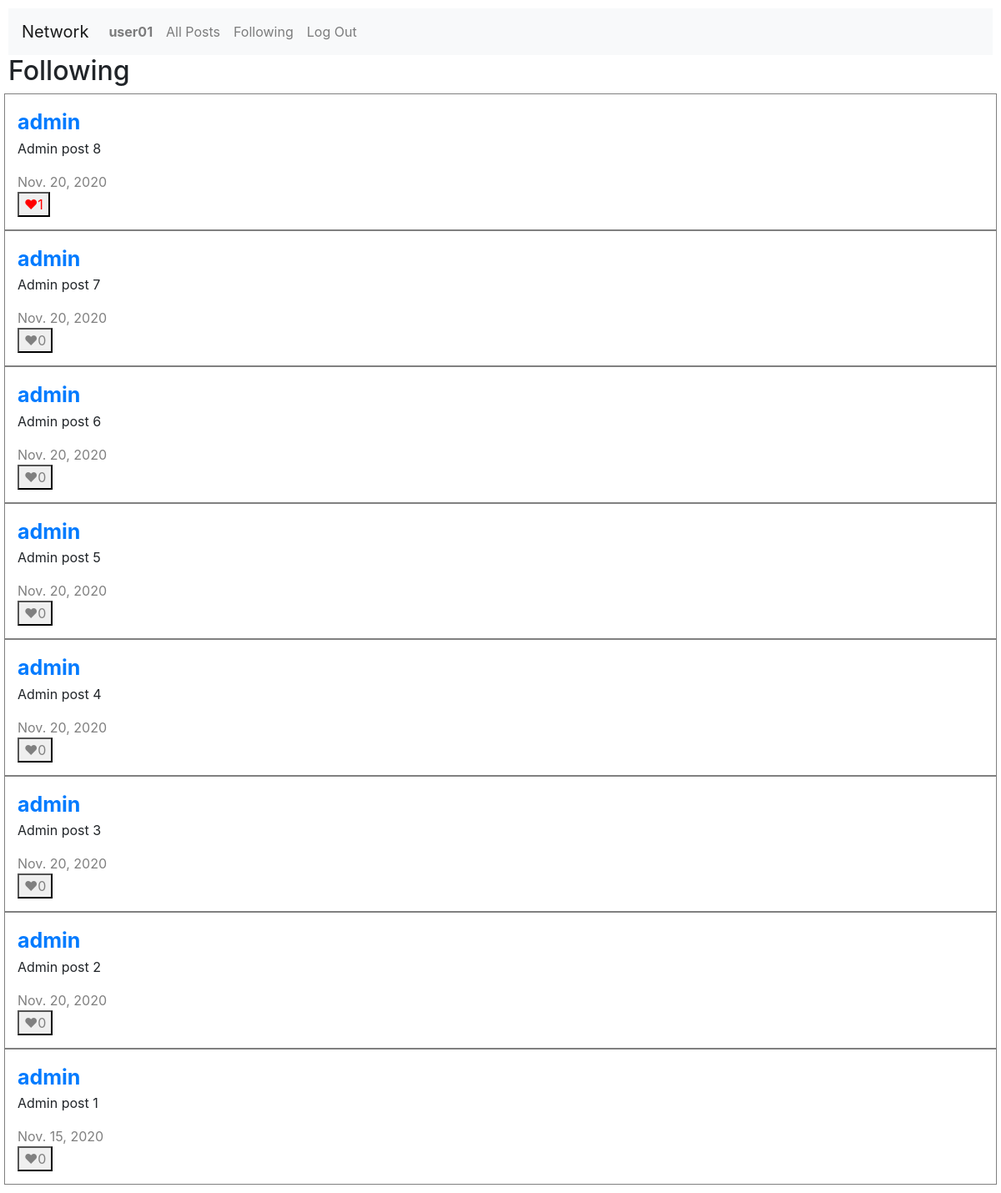
Page /following (signed in) on the committed database.
### network/models.py (models this page shows)
class User(AbstractUser):
    pass

class Post(models.Model):
    user = models.ForeignKey(User, on_delete=models.CASCADE, related_name="user")
    postBody = models.CharField(max_length=150)
    date = models.DateField()
    likes = models.IntegerField()

### network/views.py (the view)
# urls.py: path("following", views.following, name="following"),
def following(request):
    followed_users = Follow.objects.filter(follower=request.user).values()
    all_posts = Post.objects.all().values()
    original_posts = []
    for p in all_posts:
        for f in followed_users:
            if p["user_id"] == f["followed_id"]:
                original_posts.append(p)
    if not original_posts:
        return render(request,"network/following.html")
    else:
        ready_posts = setupPosts(original_posts, request.user)
        page = request.GET.get("page", 1)
        paginator = Paginator(ready_posts, 10)
        posts = paginator.page(page)
        return render(request,"network/following.html", {"posts": posts})

### network/views.py (called while the page is built)
def setupPosts(original_posts, user):
    posts = []
    for p in original_posts:
        ready_post = {}
        ready_post["id"] = p["id"]
        ready_post["user_id"] = p["user_id"]
        ready_post["user"] = User.objects.get(id=p["user_id"])
        ready_post["postBody"] = p["postBody"]
        ready_post["date"] = p["date"]
        ready_post["likes"] = p["likes"]
        print(user)
        if (user.id != None):
            if (Like.objects.filter(post=p["id"], liker=user)):
                ready_post["liker"] = "yes"
            else:
                ready_post["liker"] = "no"
        posts.append(ready_post)
    posts.reverse()
    return(posts)

### network/templates/network/following.html (shortened to what this page needs)
{% extends "network/layout.html" %}
{% block body %}
    <h2>Following</h2>
    <div class="form-row">
        {% for post in posts %}
        <div id="post" class="col-md-12 col-lg-12">
            <a id="post_user" href="{% url 'profile' target_user=post.user_id %}"><b>{{ post.user }}</b></a>
            <p id="post_text">{{ post.postBody }}</p>
            <p class="post_date">{{ post.date }}</p>
            {% if post.liker == "no" %}
                <button id="likeButton{{ post.id }}" class="post_likes" onclick="toggleLikes('{{ post.id }}')">❤{{ post.likes }}</button>
            {% else %}
                <button id="likeButton{{ post.id }}" style="color:red" class="post_likes" onclick="toggleLikes('{{ post.id }}')">❤{{ post.likes }}</button>
            {% endif %}
            <br>
        </div>
        {% endfor %}
    </div>
{% endblock %}

### network/templates/network/layout.html (shortened to what this page needs)
{% load static %}
<!DOCTYPE html>
<html lang="en">
    <head>
        <link rel="stylesheet" href="https://stackpath.bootstrapcdn.com/bootstrap/4.4.1/css/bootstrap.min.css">
        <link href="{% static 'network/styles.css' %}" rel="stylesheet">
    </head>
    <body>
        <nav class="navbar navbar-expand-lg navbar-light bg-light">
            <a class="navbar-brand" href="#">Network</a>
            <div>
              <ul class="navbar-nav mr-auto">
                {% if user.is_authenticated %}
                    <li class="nav-item">
                        <a class="nav-link" href="{% url 'profile' target_user=user.id %}"><strong>{{ user.username }}</strong></a>
                    </li>
                {% endif %}
                <li class="nav-item">
                  <a class="nav-link" href="{% url 'allPosts' %}">All Posts</a>
                </li>
                {% if user.is_authenticated %}
                    <li class="nav-item">
                        <a class="nav-link" href="{% url 'following' %}">Following</a>
                    </li>
                    <li class="nav-item">
                        <a class="nav-link" href="{% url 'logout' %}">Log Out</a>
                    </li>
                {% endif %}
              </ul>
            </div>
          </nav>
        <div class="body">
            {% block body %}
            {% endblock %}
        </div>
    </body>
</html>

### network/static/network/styles.css (style rules this page uses)
body { padding: 10px; }
#post { border-style: solid; border-width: thin; border-color: grey; padding: 15px 15px; }
.post_date { color: grey; margin: 0 0; }
.post_likes { color: grey; margin: 0 0; }
#post_user { font-size: 25px; }

### rows in the picture
User: username "user01"
User: user "admin", postBody "Admin post 8", date "Nov. 20, 2020", likes "1", postBody "Admin post 7", likes "0", postBody "Admin post 6", postBody "Admin post 5", postBody "Admin post 4", postBody "Admin post 3", postBody "Admin post 2", postBody "Admin post 1", date "Nov. 15, 2020"
